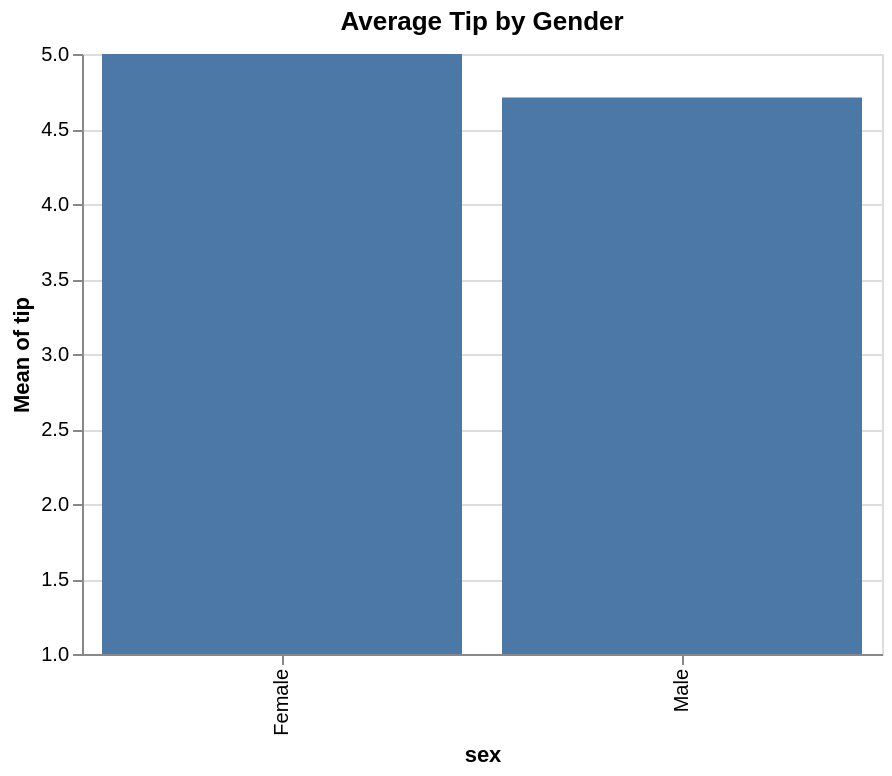

Vega-Lite specification for this chart:
### Vega-Lite specification from a JSON file in a GitHub repository (floating-point values rounded to 4 significant figures)
{"$schema": "https://vega.github.io/schema/vega-lite/v5.json", "config": {"axis": {"labelLimit": 0}, "header": {"labelLimit": 0}, "legend": {"labelLimit": 0}}, "data": {"values": [{"day": "Sun", "sex": "Female", "size": 2, "tip": 1.01, "total_bill": 16.99}, {"day": "Sun", "sex": "Male", "size": 3, "tip": 1.66, "total_bill": 10.34}, {"day": "Sun", "sex": "Male", "size": 3, "tip": 3.5, "total_bill": 21.01}, {"day": "Sun", "sex": "Male", "size": 2, "tip": 3.31, "total_bill": 23.68}, {"day": "Sun", "sex": "Female", "size": 4, "tip": 3.61, "total_bill": 24.59}, {"day": "Sun", "sex": "Male", "size": 4, "tip": 4.71, "total_bill": 25.29}, {"day": "Sun", "sex": "Male", "size": 2, "tip": 2.0, "total_bill": 8.77}, {"day": "Sun", "sex": "Male", "size": 4, "tip": 3.12, "total_bill": 26.88}, {"day": "Sun", "sex": "Male", "size": 2, "tip": 1.96, "total_bill": 15.04}, {"day": "Sun", "sex": "Female", "size": 2, "tip": 3.23, "total_bill": 14.78}, {"day": "Sun", "sex": "Male", "size": 2, "tip": 1.71, "total_bill": 10.27}, {"day": "Sun", "sex": "Female", "size": 4, "tip": 5.0, "total_bill": 35.26}, {"day": "Sun", "sex": "Male", "size": 2, "tip": 1.57, "total_bill": 15.42}, {"day": "Sun", "sex": "Male", "size": 2, "tip": 3.0, "total_bill": 18.43}, {"day": "Sun", "sex": "Female", "size": 2, "tip": 1.44, "total_bill": 14.83}, {"day": "Sun", "sex": "Male", "size": 2, "tip": 3.5, "total_bill": 21.58}, {"day": "Sun", "sex": "Male", "size": 3, "tip": 1.7, "total_bill": 10.33}, {"day": "Sun", "sex": "Male", "size": 3, "tip": 3.31, "total_bill": 16.29}, {"day": "Sun", "sex": "Male", "size": 3, "tip": 3.5, "total_bill": 16.97}, {"day": "Sun", "sex": "Male", "size": 3, "tip": 3.35, "total_bill": 20.65}]}, "encoding": {"tooltip": [{"field": "sex", "type": "nominal"}, {"field": "tip", "type": "quantitative"}], "x": {"field": "sex", "type": "nominal"}, "y": {"aggregate": "mean", "field": "tip", "scale": {"zero": false}, "type": "quantitative"}}, "height": 300, "mark": "bar", "title": "Average Tip by Gender", "width": 400}
